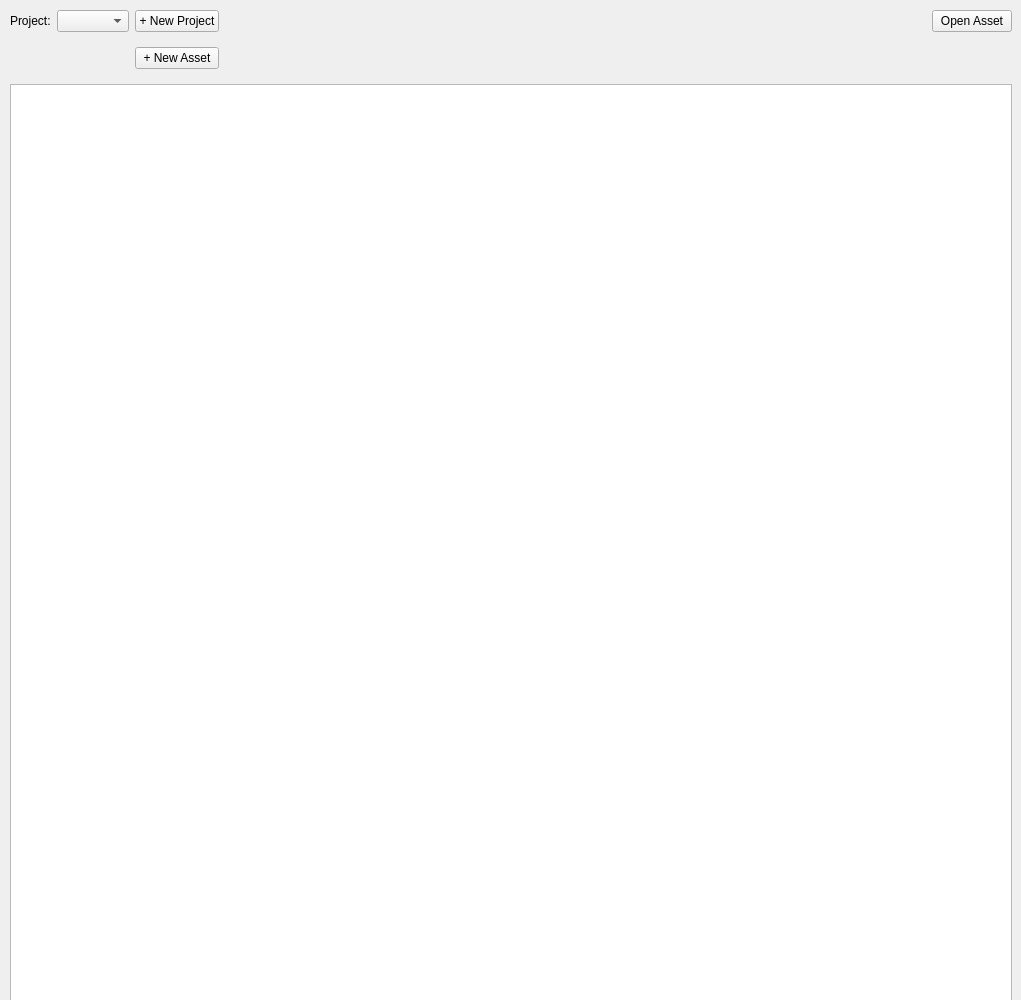
<?xml version="1.0" encoding="UTF-8"?>
<ui version="4.0">
 <class>Form</class>
 <widget class="QWidget" name="Form">
  <property name="geometry">
   <rect>
    <x>0</x>
    <y>0</y>
    <width>1021</width>
    <height>1000</height>
   </rect>
  </property>
  <property name="sizePolicy">
   <sizepolicy hsizetype="MinimumExpanding" vsizetype="MinimumExpanding">
    <horstretch>0</horstretch>
    <verstretch>0</verstretch>
   </sizepolicy>
  </property>
  <property name="minimumSize">
   <size>
    <width>1000</width>
    <height>1000</height>
   </size>
  </property>
  <property name="windowTitle">
   <string>Form</string>
  </property>
  <widget class="QWidget" name="verticalLayoutWidget">
   <property name="geometry">
    <rect>
     <x>10</x>
     <y>10</y>
     <width>1002</width>
     <height>1062</height>
    </rect>
   </property>
   <layout class="QVBoxLayout" name="verticalLayout">
    <item>
     <layout class="QGridLayout" name="gridLayout">
      <item row="1" column="1">
       <widget class="QComboBox" name="projectCombo"/>
      </item>
      <item row="2" column="1">
       <spacer name="verticalSpacer">
        <property name="orientation">
         <enum>Qt::Vertical</enum>
        </property>
        <property name="sizeType">
         <enum>QSizePolicy::Preferred</enum>
        </property>
        <property name="sizeHint" stdset="0">
         <size>
          <width>20</width>
          <height>40</height>
         </size>
        </property>
       </spacer>
      </item>
      <item row="1" column="0">
       <widget class="QLabel" name="label_2">
        <property name="text">
         <string>Project:</string>
        </property>
       </widget>
      </item>
      <item row="1" column="2">
       <widget class="QPushButton" name="projectCreate">
        <property name="text">
         <string>+ New Project</string>
        </property>
       </widget>
      </item>
      <item row="2" column="2">
       <widget class="QPushButton" name="assetCreate">
        <property name="text">
         <string>+ New Asset</string>
        </property>
       </widget>
      </item>
      <item row="1" column="3">
       <spacer name="horizontalSpacer">
        <property name="orientation">
         <enum>Qt::Horizontal</enum>
        </property>
        <property name="sizeType">
         <enum>QSizePolicy::Expanding</enum>
        </property>
        <property name="sizeHint" stdset="0">
         <size>
          <width>40</width>
          <height>20</height>
         </size>
        </property>
       </spacer>
      </item>
      <item row="1" column="4">
       <widget class="QPushButton" name="openAssetButton">
        <property name="text">
         <string>Open Asset</string>
        </property>
       </widget>
      </item>
     </layout>
    </item>
    <item>
     <widget class="QTableWidget" name="assetTable">
      <property name="sizePolicy">
       <sizepolicy hsizetype="Preferred" vsizetype="MinimumExpanding">
        <horstretch>0</horstretch>
        <verstretch>0</verstretch>
       </sizepolicy>
      </property>
      <property name="alternatingRowColors">
       <bool>true</bool>
      </property>
      <property name="columnCount">
       <number>0</number>
      </property>
     </widget>
    </item>
   </layout>
  </widget>
 </widget>
 <resources/>
 <connections/>
</ui>
